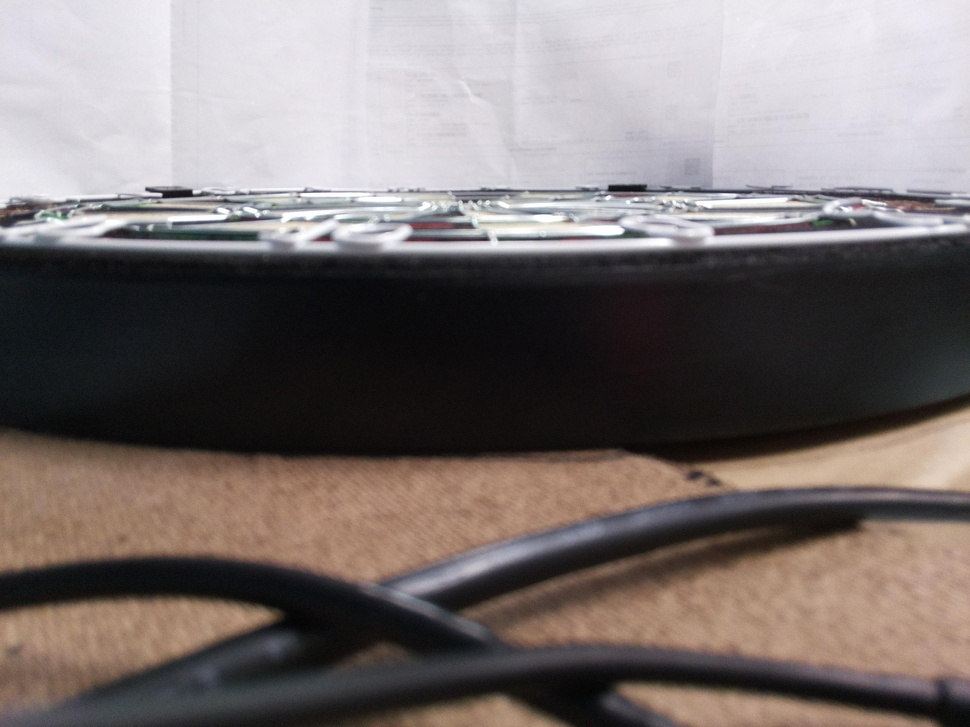
#> input picture images/17.jpg, 970 x 727 px, shrunk from 2592 x 1944 before the run; its folder holds 4 pictures in this run
$ python rotate_images.py
#> lines starting #> are read from the running program, lines starting #| are printed output that depends on the picture
# rotate every image in current directory by 90 degrees
import os
import cv2

# acquire path to images directory
cur_dir = os.path.dirname(os.path.realpath(__file__))
parent_dir = os.path.dirname(cur_dir)
images_dir = os.path.join(parent_dir, 'images')

# get all images in images directory with .jpg extension
images = [f for f in os.listdir(images_dir) if f.endswith('.jpg')]
print("found images:", images)

# rotate every image by 90 degrees
for image in images:
    print(os.path.join(images_dir, image))
    img = cv2.imread(os.path.join(images_dir, image))
#> img is the input picture: shape (727, 970, 3); mean B, G, R 111.7, 113.1, 121.6
    img = cv2.rotate(img, cv2.ROTATE_90_CLOCKWISE)
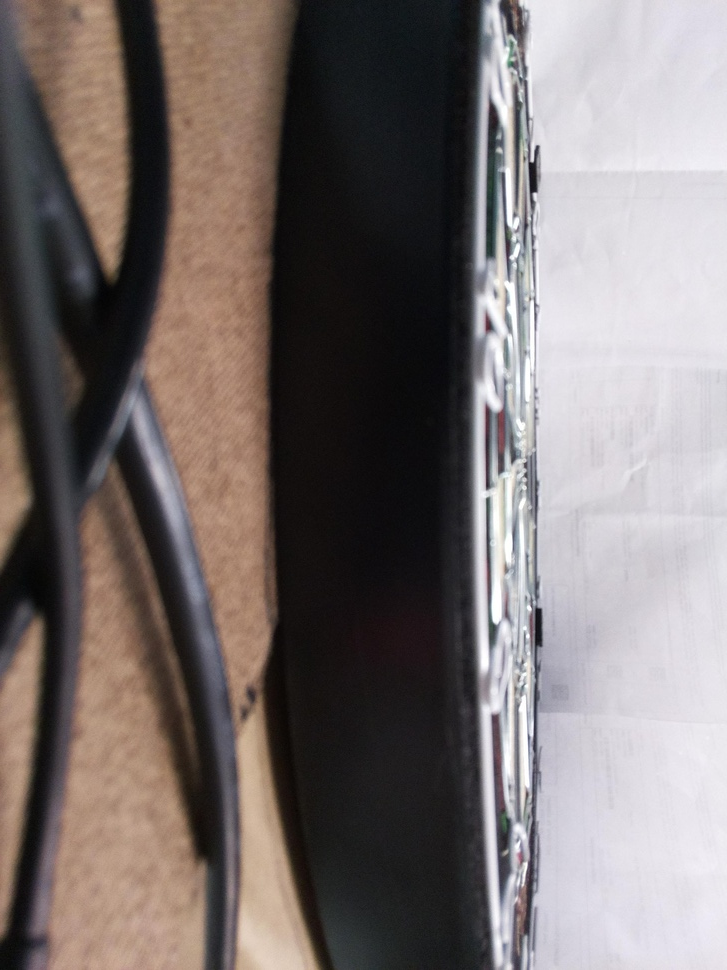
#> img: shape (970, 727, 3); mean B, G, R 111.7, 113.1, 121.6
    cv2.imwrite(os.path.join(images_dir, image), img)
#> pass 2 of the loop `for image in images:`:
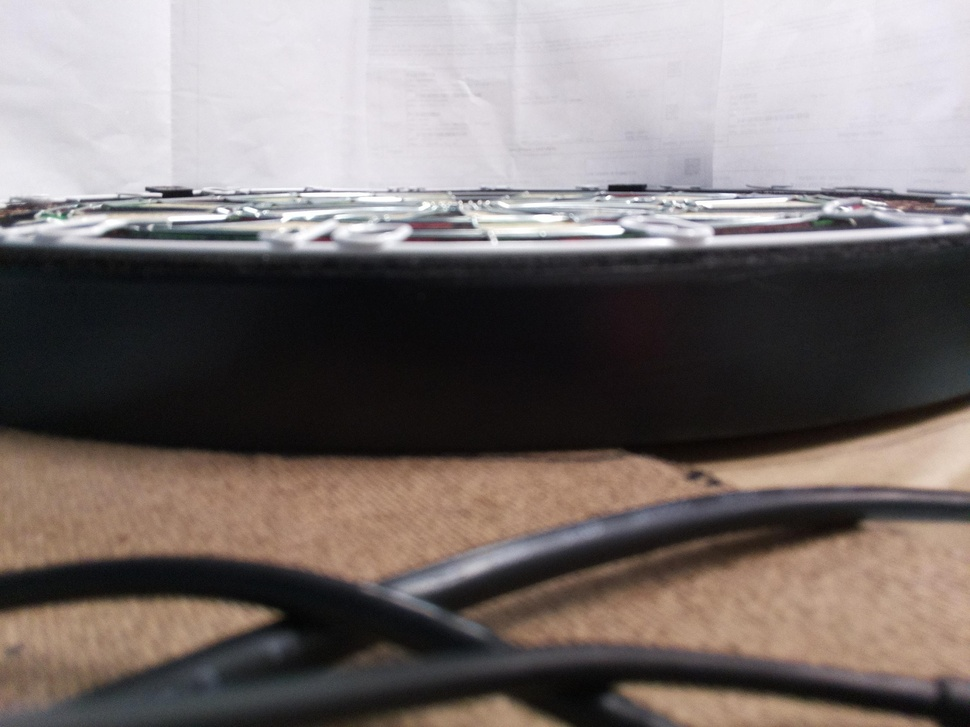
#> input picture images/18.jpg, 970 x 727 px, shrunk from 2592 x 1944 before the run
#> img is the input picture: shape (727, 970, 3); mean B, G, R 112.3, 114.1, 122.4
#> `img = cv2.rotate(img, cv2.ROTATE_90_CLOCKWISE)`:
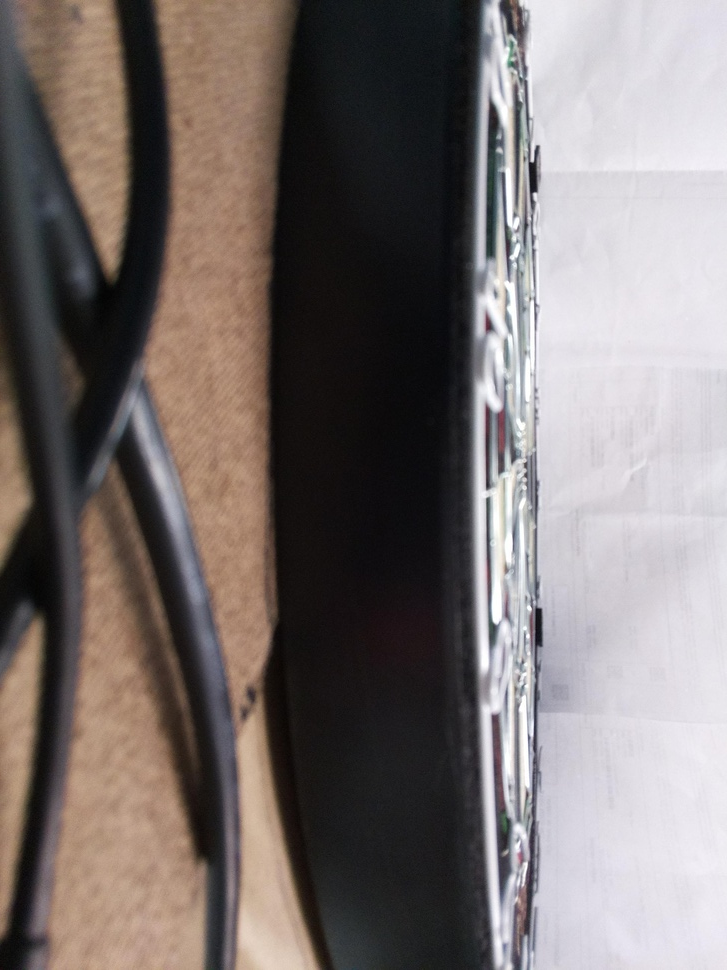
#> img: shape (970, 727, 3); mean B, G, R 112.3, 114.1, 122.4
#> pass 3 of the loop `for image in images:`:
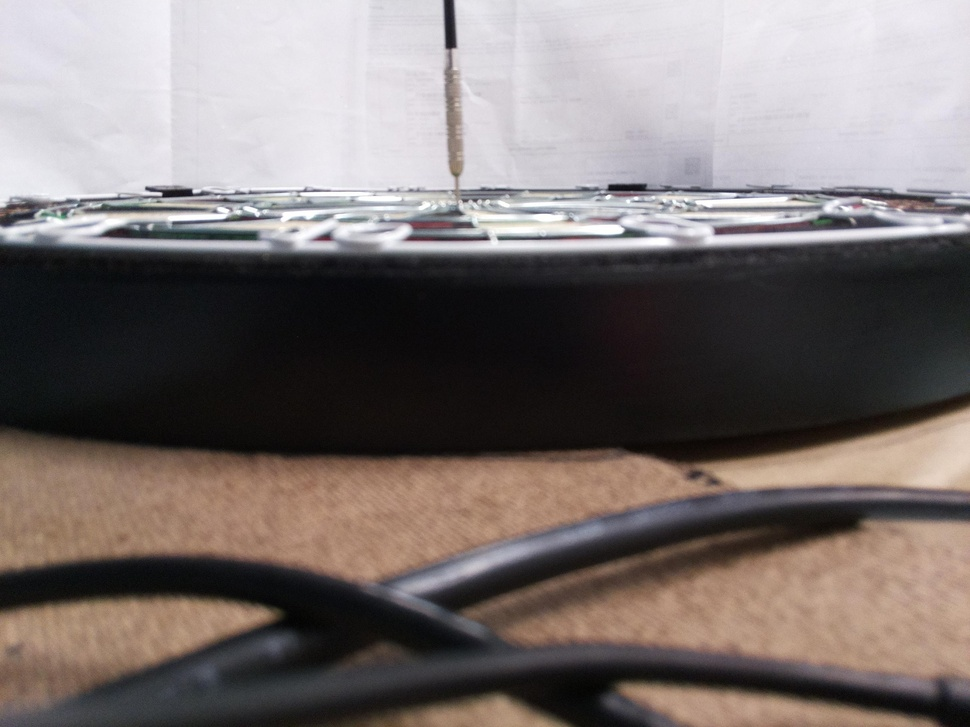
#> input picture images/19.jpg, 970 x 727 px, shrunk from 2592 x 1944 before the run
#> img is the input picture: shape (727, 970, 3); mean B, G, R 112.2, 114, 122.5
#> `img = cv2.rotate(img, cv2.ROTATE_90_CLOCKWISE)`:
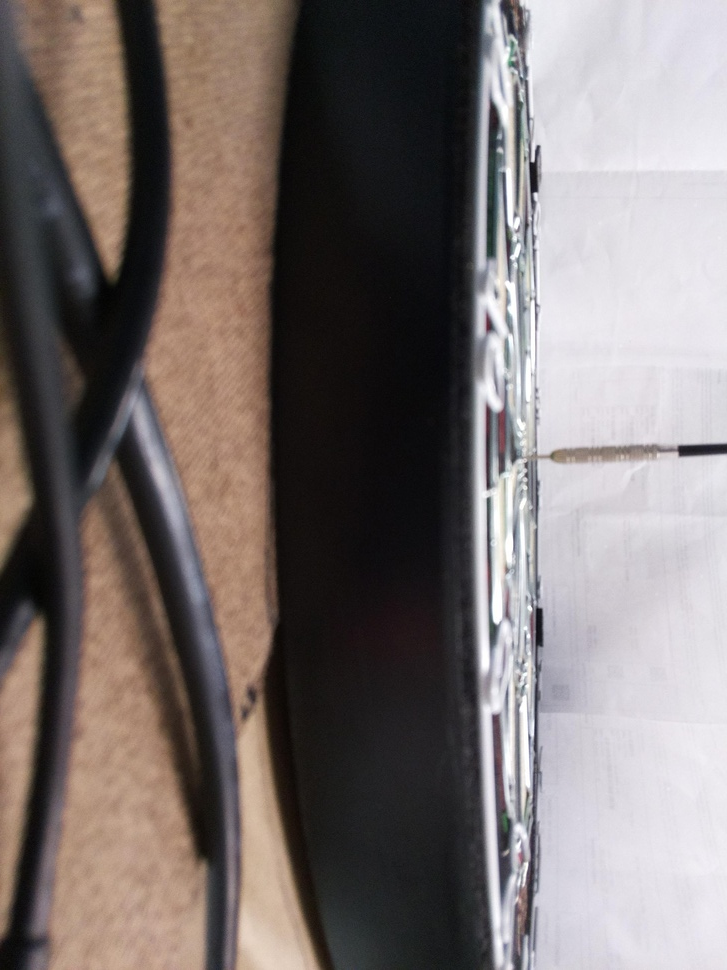
#> img: shape (970, 727, 3); mean B, G, R 112.2, 114, 122.5
#> the loop made 4 passes; the first 3 are shown
